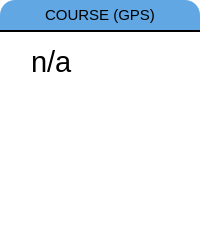
                        <widget class="QFrame" name="frame_19">
                         <property name="maximumSize">
                          <size>
                           <width>16777215</width>
                           <height>16777215</height>
                          </size>
                         </property>
                         <property name="styleSheet">
                          <string notr="true">background:white;
border-radius: 15px;</string>
                         </property>
                         <property name="frameShape">
                          <enum>QFrame::StyledPanel</enum>
                         </property>
                         <property name="frameShadow">
                          <enum>QFrame::Raised</enum>
                         </property>
                         <layout class="QVBoxLayout" name="verticalLayout_63" stretch="0,1">
                          <property name="spacing">
                           <number>0</number>
                          </property>
                          <property name="leftMargin">
                           <number>0</number>
                          </property>
                          <property name="topMargin">
                           <number>0</number>
                          </property>
                          <property name="rightMargin">
                           <number>0</number>
                          </property>
                          <property name="bottomMargin">
                           <number>0</number>
                          </property>
                          <item>
                           <widget class="QLabel" name="label_43">
                            <property name="minimumSize">
                             <size>
                              <width>0</width>
                              <height>30</height>
                             </size>
                            </property>
                            <property name="font">
                             <font>
                              <pointsize>11</pointsize>
                             </font>
                            </property>
                            <property name="styleSheet">
                             <string notr="true">background:transparent;
background:#60A7E4;
border-top-left-radius: 15px;
border-top-right-radius: 15px;
border-bottom-left-radius: 0px;
border-bottom-right-radius: 0px;</string>
                            </property>
                            <property name="text">
                             <string>COURSE (GPS)</string>
                            </property>
                            <property name="alignment">
                             <set>Qt::AlignCenter</set>
                            </property>
                           </widget>
                          </item>
                          <item>
                           <widget class="QFrame" name="frame_88">
                            <property name="styleSheet">
                             <string notr="true">border-top:1.5px solid black;
border-top-left-radius:0px;
border-top-right-radius:0px;</string>
                            </property>
                            <property name="frameShape">
                             <enum>QFrame::StyledPanel</enum>
                            </property>
                            <property name="frameShadow">
                             <enum>QFrame::Raised</enum>
                            </property>
                            <layout class="QVBoxLayout" name="verticalLayout_75">
                             <item alignment="Qt::AlignHCenter|Qt::AlignVCenter">
                              <widget class="QTextEdit" name="gps_heading_disp">
                               <property name="sizePolicy">
                                <sizepolicy hsizetype="Preferred" vsizetype="Preferred">
                                 <horstretch>0</horstretch>
                                 <verstretch>0</verstretch>
                                </sizepolicy>
                               </property>
                               <property name="minimumSize">
                                <size>
                                 <width>0</width>
                                 <height>0</height>
                                </size>
                               </property>
                               <property name="maximumSize">
                                <size>
                                 <width>145</width>
                                 <height>16777215</height>
                                </size>
                               </property>
                               <property name="font">
                                <font>
                                 <pointsize>22</pointsize>
                                </font>
                               </property>
                               <property name="styleSheet">
                                <string notr="true">background:transparent;
border-top:0px solid black;
border-top-left-radius:0px;
border-top-right-radius:0px;</string>
                               </property>
                               <property name="verticalScrollBarPolicy">
                                <enum>Qt::ScrollBarAlwaysOff</enum>
                               </property>
                               <property name="horizontalScrollBarPolicy">
                                <enum>Qt::ScrollBarAlwaysOff</enum>
                               </property>
                               <property name="readOnly">
                                <bool>true</bool>
                               </property>
                               <property name="markdown">
                                <string>n/a

</string>
                               </property>
                               <property name="html">
                                <string>&lt;!DOCTYPE HTML PUBLIC &quot;-//W3C//DTD HTML 4.0//EN&quot; &quot;http://www.w3.org/TR/REC-html40/strict.dtd&quot;&gt;
&lt;html&gt;&lt;head&gt;&lt;meta name=&quot;qrichtext&quot; content=&quot;1&quot; /&gt;&lt;style type=&quot;text/css&quot;&gt;
p, li { white-space: pre-wrap; }
&lt;/style&gt;&lt;/head&gt;&lt;body style=&quot; font-family:'MS Shell Dlg 2'; font-size:22pt; font-weight:400; font-style:normal;&quot;&gt;
&lt;p style=&quot; margin-top:14px; margin-bottom:14px; margin-left:0px; margin-right:0px; -qt-block-indent:0; text-indent:0px;&quot;&gt;n/a&lt;/p&gt;&lt;/body&gt;&lt;/html&gt;</string>
                               </property>
                              </widget>
                             </item>
                            </layout>
                           </widget>
                          </item>
                         </layout>
                        </widget>
